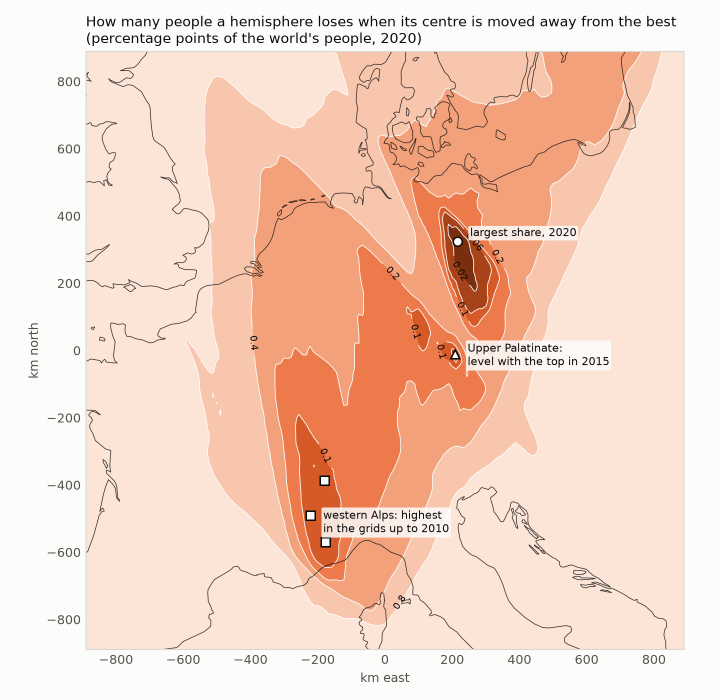
#> input picture yonder/hemispheres/files/hemi-flat-people.png, 1440 x 1400 px (shown at 1/2 size)
$ python img_check.py ../hemi-flat-people.png ../hemi-flat.png
#> lines starting #> are read from the running program, lines starting #| are printed output that depends on the picture
import sys, struct, zlib
import numpy as np
from PIL import Image
def chunks(p):
    b = open(p, 'rb').read(); i = 8; out = []
    while i < len(b):
        n, t = struct.unpack('>I4s', b[i:i + 8]); data = b[i + 8:i + 8 + n]; i += 12 + n
        if t in (b'tEXt', b'iTXt', b'zTXt', b'eXIf', b'tIME', b'pHYs', b'IHDR'):
            out.append((t.decode(), data[:200] if t != b'IHDR' else struct.unpack('>IIBBBBB', data)))
        else:
            out.append((t.decode(), n))
    return out
for p in sys.argv[1:]:
    print(p)
    seen = {}
    for t, v in chunks(p):
        if t == 'IDAT': seen['IDAT'] = seen.get('IDAT', 0) + 1; continue
        print('   ', t, v)
    print('    IDAT chunks', seen.get('IDAT'))
a = Image.open(sys.argv[1]).convert('RGB'); b = Image.open(sys.argv[2]).convert('RGB')
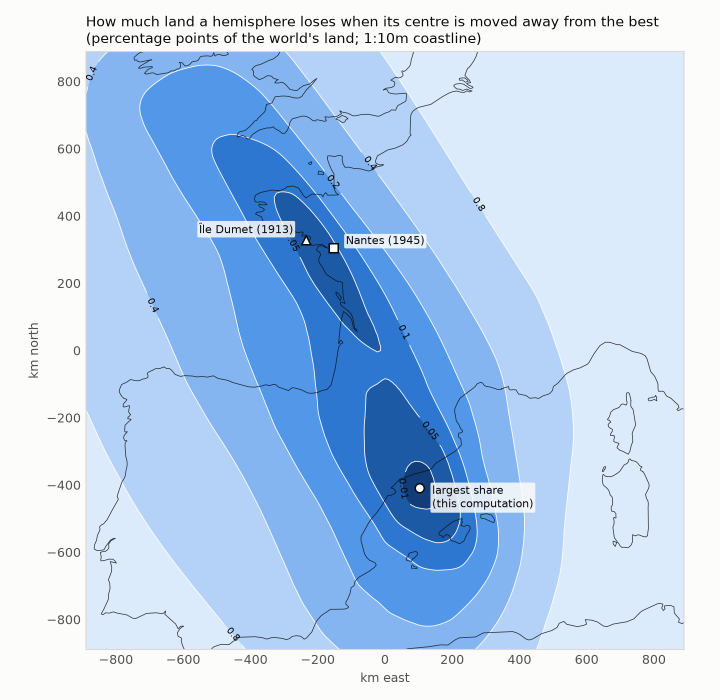
#> input picture yonder/hemispheres/files/hemi-flat.png, 1440 x 1400 px (shown at 1/2 size)
print('sizes', a.size, b.size, 'modes', Image.open(sys.argv[1]).mode, Image.open(sys.argv[2]).mode)
#| sizes (1440, 1400) (1440, 1400) modes RGBA RGBA
b2 = b.resize(a.size, Image.LANCZOS)
d = np.abs(np.asarray(a, dtype=int) - np.asarray(b2, dtype=int))
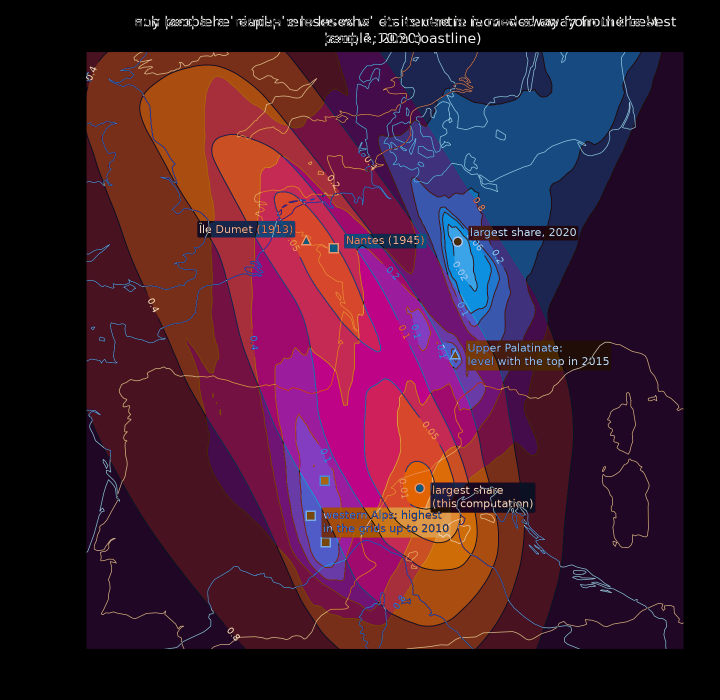
#> d: shape (1400, 1440, 3) int64 (shown at 1/2 size); mean R, G, B 65.7, 27.1, 47.3
print('reduced copy against the note\'s figure scaled to the same size: mean abs difference per channel', d.mean().round(2), '; 99th percentile', np.percentile(d, 99), '; max', d.max())
#| reduced copy against the note's figure scaled to the same size: mean abs difference per channel 46.7 ; 99th percentile 214.0 ; max 241
print('colours in the reduced copy:', len(Image.open(sys.argv[1]).getcolors(maxcolors=100000) or []))
